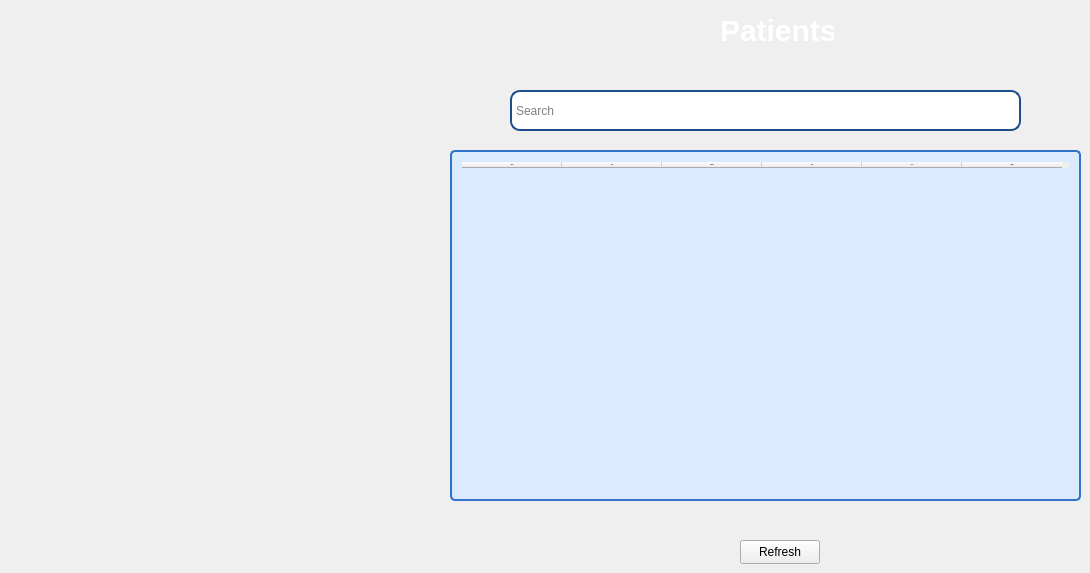
     <widget class="QWidget" name="tab_5">
      <attribute name="title">
       <string>Patients</string>
      </attribute>
      <widget class="QPushButton" name="pushButton_2">
       <property name="geometry">
        <rect>
         <x>740</x>
         <y>540</y>
         <width>80</width>
         <height>24</height>
        </rect>
       </property>
       <property name="text">
        <string>Refresh</string>
       </property>
      </widget>
      <widget class="QTableWidget" name="tableWidget_4">
       <property name="geometry">
        <rect>
         <x>450</x>
         <y>150</y>
         <width>631</width>
         <height>351</height>
        </rect>
       </property>
       <property name="font">
        <font>
         <family>Times New Roman</family>
         <pointsize>-1</pointsize>
         <bold>true</bold>
        </font>
       </property>
       <property name="styleSheet">
        <string notr="true">QTableWidget
{
background-color: rgb(219, 235, 255); 
font-color: rgb(21, 50, 88); 
border: 2px solid rgb(48, 115, 203);
border-radius: 5px; 
padding: 10px 10px; 
font-size: 16px;
font-weight: bold;
cursor: pointer; 
}
QTableWidget:pressed 
{
background-color: rgb(45, 108, 190); 
font-color: rgb(255, 255, 255);
box-shadow: 2px 4px rgb(7, 17, 30); 
}
</string>
       </property>
       <column>
        <property name="text">
         <string>Name</string>
        </property>
       </column>
       <column>
        <property name="text">
         <string>Code</string>
        </property>
       </column>
       <column>
        <property name="text">
         <string>Gender</string>
        </property>
       </column>
       <column>
        <property name="text">
         <string>DOB</string>
        </property>
       </column>
       <column>
        <property name="text">
         <string>CNIC</string>
        </property>
       </column>
       <column>
        <property name="text">
         <string>Contact</string>
        </property>
       </column>
      </widget>
      <widget class="QLabel" name="label_10">
       <property name="geometry">
        <rect>
         <x>720</x>
         <y>10</y>
         <width>114</width>
         <height>40</height>
        </rect>
       </property>
       <property name="styleSheet">
        <string notr="true">QLabel {
color: rgb(255, 255, 255);
font-size: 30px; 
font-weight: bold;
}

QLabel {
text-shadow: 2px rgb(12, 29, 52); 
}
</string>
       </property>
       <property name="text">
        <string>Patients</string>
       </property>
      </widget>
      <widget class="QLineEdit" name="lineEdit">
       <property name="geometry">
        <rect>
         <x>510</x>
         <y>90</y>
         <width>511</width>
         <height>41</height>
        </rect>
       </property>
       <property name="styleSheet">
        <string notr="true">QLineEdit {
    background-color: rgb(255, 255, 255); 
    border: 2px solid rgb(29, 78, 139); 
    border-radius: 10px; 
    padding: 2px; 
    font-size: 14 px; 
    color: rgb(0, 0, 0); 
}

QLineEdit:hover {
    background-color:rgb(219, 235, 255);
}

</string>
       </property>
       <property name="text">
        <string/>
       </property>
       <property name="placeholderText">
        <string>Search</string>
       </property>
      </widget>
     </widget>
